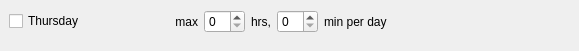
              <widget class="QWidget" name="widget_04" native="true">
               <widget class="QWidget" name="horizontalLayoutWidget_04">
                <property name="geometry">
                 <rect>
                  <x>9</x>
                  <y>1</y>
                  <width>561</width>
                  <height>41</height>
                 </rect>
                </property>
                <layout class="QHBoxLayout" name="horizontalLayout_04">
                 <item>
                  <widget class="QCheckBox" name="kcfg_THUenabledTD">
                   <property name="minimumSize">
                    <size>
                     <width>160</width>
                     <height>0</height>
                    </size>
                   </property>
                   <property name="maximumSize">
                    <size>
                     <width>160</width>
                     <height>16777215</height>
                    </size>
                   </property>
                   <property name="toolTip">
                    <string>This checkbox enables the restrictions on Thursdays.</string>
                   </property>
                   <property name="text">
                    <string>Thursday</string>
                   </property>
                  </widget>
                 </item>
                 <item>
                  <widget class="QLabel" name="textLabel04_11">
                   <property name="text">
                    <string>max</string>
                   </property>
                   <property name="alignment">
                    <set>Qt::AlignRight|Qt::AlignTrailing|Qt::AlignVCenter</set>
                   </property>
                   <property name="wordWrap">
                    <bool>false</bool>
                   </property>
                  </widget>
                 </item>
                 <item>
                  <widget class="QSpinBox" name="kcfg_THUmaxhr">
                   <property name="maximumSize">
                    <size>
                     <width>42</width>
                     <height>16777215</height>
                    </size>
                   </property>
                   <property name="toolTip">
                    <string>Time limit for this weekday to spend on the PC.</string>
                   </property>
                   <property name="maximum">
                    <number>23</number>
                   </property>
                  </widget>
                 </item>
                 <item>
                  <widget class="QLabel" name="textLabel04_12">
                   <property name="text">
                    <string>hrs,</string>
                   </property>
                   <property name="wordWrap">
                    <bool>false</bool>
                   </property>
                  </widget>
                 </item>
                 <item>
                  <widget class="QSpinBox" name="kcfg_THUmaxmin">
                   <property name="maximumSize">
                    <size>
                     <width>42</width>
                     <height>16777215</height>
                    </size>
                   </property>
                   <property name="maximum">
                    <number>59</number>
                   </property>
                  </widget>
                 </item>
                 <item>
                  <widget class="QLabel" name="Textlabel04_10">
                   <property name="text">
                    <string>min per day</string>
                   </property>
                   <property name="wordWrap">
                    <bool>false</bool>
                   </property>
                  </widget>
                 </item>
                 <item>
                  <spacer name="horizontalSpacer4">
                   <property name="orientation">
                    <enum>Qt::Horizontal</enum>
                   </property>
                   <property name="sizeHint" stdset="0">
                    <size>
                     <width>40</width>
                     <height>20</height>
                    </size>
                   </property>
                  </spacer>
                 </item>
                </layout>
               </widget>
              </widget>
